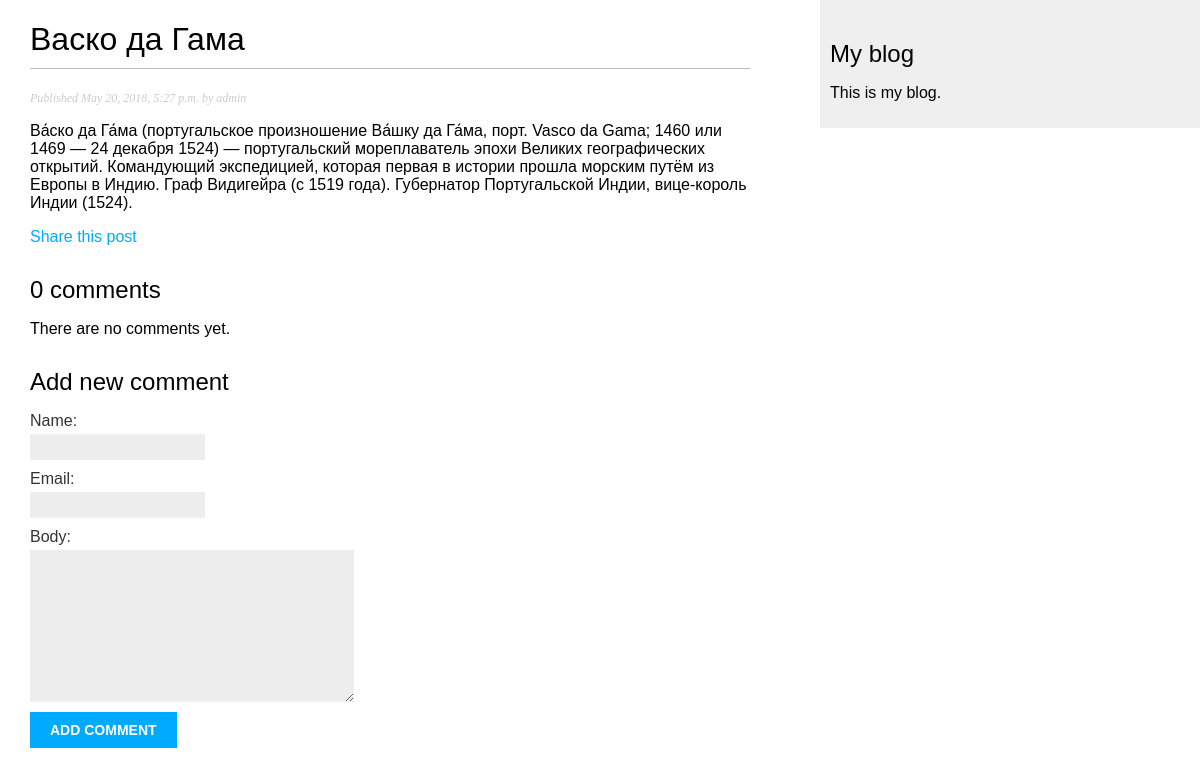
The app's page /blog/2018/05/20/vasko-da-gama/ with its own data.
### blog/models.py (models this page shows, shortened)
class Post(models.Model):
    STATUS_CHOISES = (
        ('draft', 'Draft'),
        ('published', 'Published')
    )
    title = models.CharField(max_length=250)
    slug = models.SlugField(max_length=250, unique_for_date='publish')
    author = models.ForeignKey(User, related_name='blog_post')
    body = models.TextField()
    publish = models.DateTimeField(default=timezone.now)
    created = models.DateTimeField(auto_now_add=True)
    updated = models.DateTimeField(auto_now=True)
    status = models.CharField(max_length=10, choices=STATUS_CHOISES, default='draft')
    objects = models.Manager()
    published = PublishedManager()
    tags = TaggableManager()
    class Meta:
        ordering = ('-publish',)

### blog/views.py (the view)
def post_detail(request, year, month, day, post):
    post = get_object_or_404(Post, slug=post,
                             status='published',
                             publish__year=year,
                             publish__month=month,
                             publish__day=day)
    comments = post.comments.filter(active=True)
    if request.method == 'POST':
        comment_form = CommentForm(data=request.POST)
        if comment_form.is_valid():
            new_comment = comment_form.save(commit=False)
            new_comment.post = post
            new_comment.save()
    else:
        comment_form = CommentForm()
    return render(request,
                  'blog/post/detail.html',
                  {'post': post,
                   'comments': comments,
                   'comment_form': comment_form})

### blog/form.py
class CommentForm(forms.ModelForm):
    class Meta:
        model = Comment
        fields = ('name', 'email', 'body')

### blog/templates/blog/post/detail.html (shortened to what this page needs)
{% extends "blog/base.html" %}
{% block content %}
    <h1>{{ post.title }}</h1>
    <p class="date">
        Published {{ post.publish }} by {{ post.author }}
    </p>
    {{ post.body|linebreaks }}
    <p>
        <a href="{% url "blog:post_share" post.id %}">
            Share this post
        </a>
    </p>
    {% with comments.count as total_comments %}
        <h2>
            {{ total_comments }} comment{{ total_comments|pluralize }}
        </h2>
    {% endwith %}
    {% for comment in comments %}
        <div class="comment">
            <p class="info">
                Comment {{ forloop.counter }} by {{ comment.name }}
                {{ comment.created }}
            </p>
            {{ comment.body|linebreaks }}
        </div>
    {% empty %}
        <p>There are no comments yet.</p>
    {% endfor %}
    {% if new_comment %}
        <h2>Your comment has been added.</h2>
    {% else %}
        <h2>Add new comment</h2>
        <form action="." method="post">
            {{ comment_form.as_p }}
            <p><input type="submit" value="Add comment"></p>
        </form>
    {% endif %}
{% endblock %}

### blog/static/css/blog.css (style rules this page uses)
body { margin:0; padding:0; font-family:helvetica, sans-serif; }
a { color:#00abff; text-decoration:none; }
h1 { font-weight:normal; border-bottom:1px solid #bbb; padding:0 0 10px 0; }
h2 { font-weight:normal; margin:30px 0 0; }
p.date { color:#ccc; font-family: georgia, serif; font-size: 12px; font-style: italic; }
label { float:left; clear:both; color:#333; margin-bottom:4px; }
input, textarea { clear:both; float:left; margin:0 0 10px; background:#ededed; border:0; padding:6px 10px; font-size:12px; }
input[type=submit] { font-weight:bold; background:#00abff; color:#fff; padding:10px 20px; font-size:14px; text-transform:uppercase; }

### records on screen
Post: title "Васко да Гама", publish "May 20, 2018, 5:27 p.m.", author "admin", body "Ва́ско да Га́ма (португальское произношение Ва́шку да Га́ма, порт. Vasco da Gama; 1460 или 1469 — 24 декабря 1524) — португальский мореплаватель эпохи Великих географических открытий. Командующий экспедицией, которая первая в истории прошла морским путём из Европы в Индию. Граф Видигейра (с 1519 года). Губернатор Португальской Индии, вице-король Индии (1524)."

### other values on screen
{{ total_comments }} "0"
